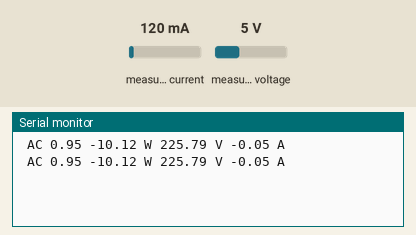
Recording of a sketch running on a simulated Arduino Uno, built with avr-gcc and run on an emulated ATmega328P. Parts: the last lines printed to the serial monitor. The inputs (shaded band) are chosen by the test bench; at power-on: measured current 120 mA, measured voltage 5 V.

Above: at 2.2 s.
2.3 s: measured current set to 40 mA
At 3.6 s:
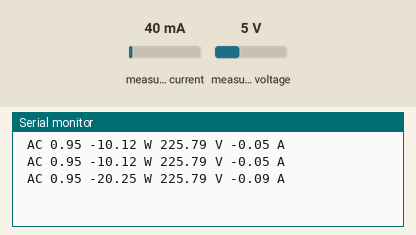
4.0 s: measured voltage set to 0.3 V
At 5.5 s:
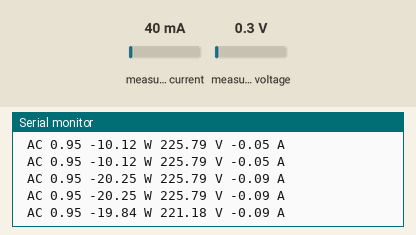
5.7 s: measured current set to 500 mA
At 6.7 s:
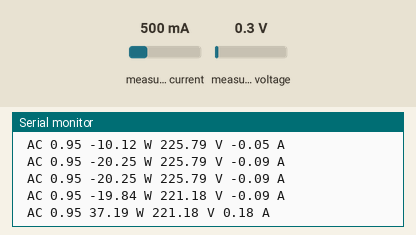
Timing chart, 0 to 8.7 s (numbered marks = the images above; inputs shaded):
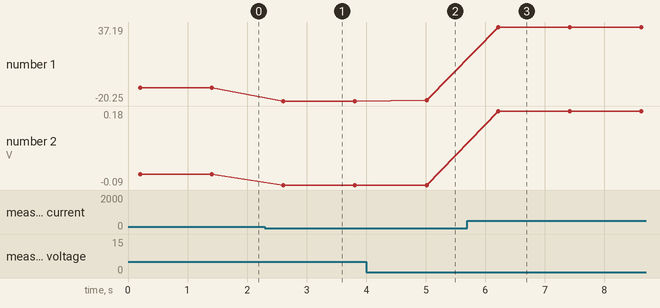

Measured:
- after the input at 2.3 s, the serial monitor: prints a new line after 0.31 s (image 1)
- after the input at 4.0 s, the serial monitor: prints a new line after 1.0 s (image 2)
- after the input at 5.7 s, the serial monitor: prints a new line after 0.52 s (image 3)
- plotted number 1: -10.12 → -20.25 after the input at 2.3 s, -20.25 → -19.84 after the input at 4.0 s, -19.84 → 37.19 after the input at 5.7 s
- plotted number 2: -0.05 → -0.09 after the input at 2.3 s, -0.09 → 0.18 after the input at 5.7 s

The sketch:

sketch_may07a.ino
```cpp
// (licence header left out)
#include "EmonLib.h" // Include Emon Library
EnergyMonitor emon1; // Create an instance

void setup()
{
Serial.begin(9600);

emon1.voltage(1, 105.0, 1.7); // Voltage: input pin, calibration, phase_shift
emon1.current(0, 66.6); // Current: input pin, calibration.
}

void loop()
{
emon1.calcVI(20,2000); // Calculate all. No.of half wavelengths (crossings), time-out
// emon1.serialprint(); // Print out all variables (realpower, apparent power, Vrms, Irms, power factor)
//
//extract Real Power into variable
float apparentPower = emon1.apparentPower; //extract Apparent Power into variable
float powerFActor = emon1.powerFactor; //extract Power Factor into Variable
float supplyVoltage = emon1.Vrms*0.981702307; //extract Vrms into Variable
float Irms = (emon1.Irms-.2)*.59;
float realPower = supplyVoltage*Irms*powerFActor; //extract Irms into Variable
Serial.print (" AC ");
Serial.print (powerFActor);
Serial.print (" ");
//Serial.print (apparentPower);
//Serial.print (" W ");
Serial.print (realPower);
Serial.print (" W ");

Serial.print (supplyVoltage);
Serial.print (" V ");
Serial.print (Irms);
Serial.print (" A ");
Serial.println();
delay(1000);
}
```
